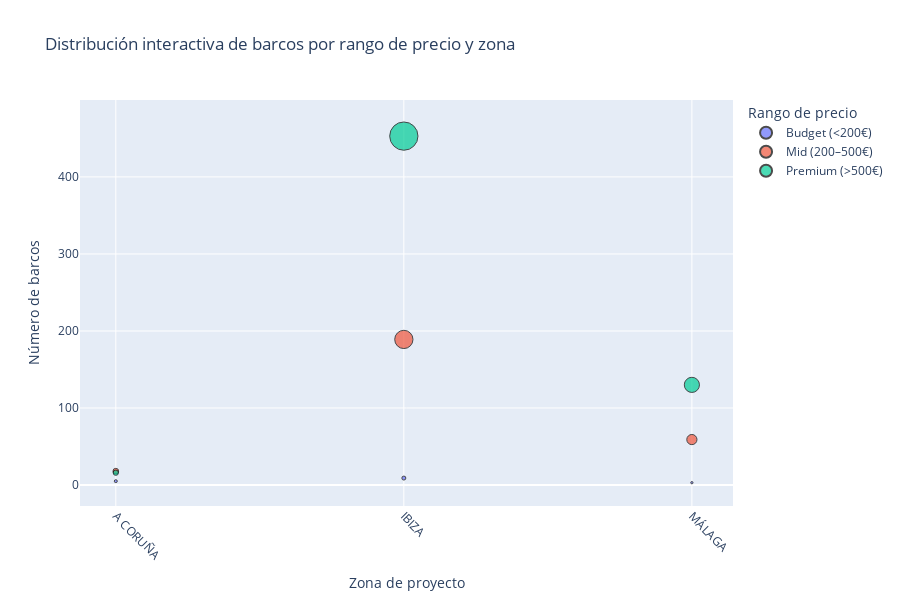

The notebook cell this image was saved under:
### Code cell
import pandas as pd
import plotly.express as px

df = pd.read_sql(query, engine)

df["ZONA_PROYECTO"] = df["ZONA_PROYECTO"].str.upper()

# ---------------------------------------------------------
#  Gráfico interactivo Plotly
# ---------------------------------------------------------
fig = px.scatter(
    df,
    x="ZONA_PROYECTO",
    y="num_barcos",
    color="rango_precio",
    size="num_barcos",
    hover_data=["ZONA_PROYECTO", "rango_precio", "num_barcos"],
    title="Distribución interactiva de barcos por rango de precio y zona",
    labels={
        "ZONA_PROYECTO": "Zona de proyecto",
        "num_barcos": "Número de barcos",
        "rango_precio": "Rango de precio"
    }
)

fig.update_traces(marker=dict(line=dict(width=1, color="black")))

fig.update_layout(
    xaxis=dict(tickangle=45),
    legend_title="Rango de precio",
    height=600
)

fig.show()

### Figure 1 — Plotly figure (JSON) as saved in the notebook; plotly's stock layout.template omitted (floating-point values rounded to 4 significant figures)
{"data": [{"customdata": [["Budget (<200€)"], ["Budget (<200€)"], ["Budget (<200€)"]], "hovertemplate": "Rango de precio=%{customdata[0]}<br>Zona de proyecto=%{x}<br>Número de barcos=%{marker.size}<extra></extra>", "legendgroup": "Budget (<200€)", "marker": {"color": "#636efa", "line": {"color": "black", "width": 1}, "size": [5, 9, 3], "sizemode": "area", "sizeref": 1.133, "symbol": "circle"}, "mode": "markers", "name": "Budget (<200€)", "orientation": "v", "showlegend": true, "type": "scatter", "x": ["A CORUÑA", "IBIZA", "MÁLAGA"], "xaxis": "x", "y": [5, 9, 3], "yaxis": "y"}, {"customdata": [["Mid (200–500€)"], ["Mid (200–500€)"], ["Mid (200–500€)"]], "hovertemplate": "Rango de precio=%{customdata[0]}<br>Zona de proyecto=%{x}<br>Número de barcos=%{marker.size}<extra></extra>", "legendgroup": "Mid (200–500€)", "marker": {"color": "#EF553B", "line": {"color": "black", "width": 1}, "size": [18, 189, 59], "sizemode": "area", "sizeref": 1.133, "symbol": "circle"}, "mode": "markers", "name": "Mid (200–500€)", "orientation": "v", "showlegend": true, "type": "scatter", "x": ["A CORUÑA", "IBIZA", "MÁLAGA"], "xaxis": "x", "y": [18, 189, 59], "yaxis": "y"}, {"customdata": [["Premium (>500€)"], ["Premium (>500€)"], ["Premium (>500€)"]], "hovertemplate": "Rango de precio=%{customdata[0]}<br>Zona de proyecto=%{x}<br>Número de barcos=%{marker.size}<extra></extra>", "legendgroup": "Premium (>500€)", "marker": {"color": "#00cc96", "line": {"color": "black", "width": 1}, "size": [16, 453, 130], "sizemode": "area", "sizeref": 1.133, "symbol": "circle"}, "mode": "markers", "name": "Premium (>500€)", "orientation": "v", "showlegend": true, "type": "scatter", "x": ["A CORUÑA", "IBIZA", "MÁLAGA"], "xaxis": "x", "y": [16, 453, 130], "yaxis": "y"}], "layout": {"height": 600, "legend": {"itemsizing": "constant", "title": {"text": "Rango de precio"}, "tracegroupgap": 0}, "title": {"text": "Distribución interactiva de barcos por rango de precio y zona"}, "xaxis": {"anchor": "y", "domain": [0, 1], "tickangle": 45, "title": {"text": "Zona de proyecto"}}, "yaxis": {"anchor": "x", "domain": [0, 1], "title": {"text": "Número de barcos"}}}}
